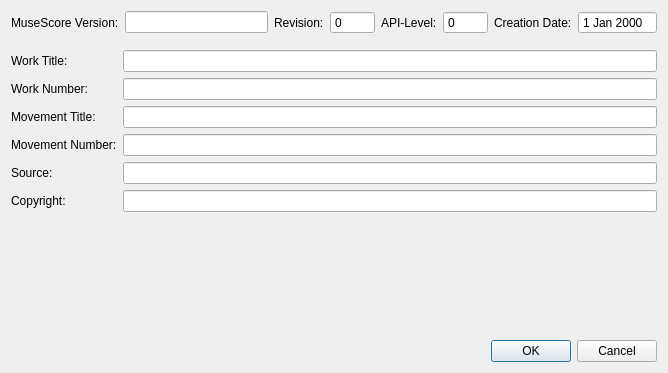
<?xml version="1.0" encoding="UTF-8"?>
<ui version="4.0">
 <class>MetaEditDialog</class>
 <widget class="QDialog" name="MetaEditDialog">
  <property name="geometry">
   <rect>
    <x>0</x>
    <y>0</y>
    <width>668</width>
    <height>373</height>
   </rect>
  </property>
  <property name="windowTitle">
   <string>Dialog</string>
  </property>
  <layout class="QGridLayout" name="gridLayout">
   <item row="1" column="0">
    <widget class="QLabel" name="label">
     <property name="text">
      <string>Work Title:</string>
     </property>
    </widget>
   </item>
   <item row="1" column="1">
    <widget class="QLineEdit" name="workTitle"/>
   </item>
   <item row="2" column="0">
    <widget class="QLabel" name="label_2">
     <property name="text">
      <string>Work Number:</string>
     </property>
    </widget>
   </item>
   <item row="2" column="1">
    <widget class="QLineEdit" name="workNumber"/>
   </item>
   <item row="5" column="0">
    <widget class="QLabel" name="label_5">
     <property name="text">
      <string>Source:</string>
     </property>
    </widget>
   </item>
   <item row="5" column="1">
    <widget class="QLineEdit" name="source"/>
   </item>
   <item row="7" column="0">
    <spacer name="verticalSpacer">
     <property name="orientation">
      <enum>Qt::Vertical</enum>
     </property>
     <property name="sizeHint" stdset="0">
      <size>
       <width>20</width>
       <height>136</height>
      </size>
     </property>
    </spacer>
   </item>
   <item row="3" column="0">
    <widget class="QLabel" name="label_3">
     <property name="text">
      <string>Movement Title:</string>
     </property>
    </widget>
   </item>
   <item row="3" column="1">
    <widget class="QLineEdit" name="movementTitle"/>
   </item>
   <item row="4" column="0">
    <widget class="QLabel" name="label_4">
     <property name="text">
      <string>Movement Number:</string>
     </property>
    </widget>
   </item>
   <item row="4" column="1">
    <widget class="QLineEdit" name="movementNumber"/>
   </item>
   <item row="8" column="1">
    <widget class="QDialogButtonBox" name="buttonBox">
     <property name="orientation">
      <enum>Qt::Horizontal</enum>
     </property>
     <property name="standardButtons">
      <set>QDialogButtonBox::Cancel|QDialogButtonBox::Ok</set>
     </property>
    </widget>
   </item>
   <item row="6" column="0">
    <widget class="QLabel" name="label_6">
     <property name="text">
      <string>Copyright:</string>
     </property>
    </widget>
   </item>
   <item row="6" column="1">
    <widget class="QLineEdit" name="copyright"/>
   </item>
   <item row="0" column="0" colspan="2">
    <layout class="QHBoxLayout" name="horizontalLayout">
     <property name="topMargin">
      <number>0</number>
     </property>
     <property name="bottomMargin">
      <number>10</number>
     </property>
     <item>
      <widget class="QLabel" name="label_7">
       <property name="text">
        <string>MuseScore Version:</string>
       </property>
      </widget>
     </item>
     <item>
      <widget class="QLineEdit" name="version"/>
     </item>
     <item>
      <widget class="QLabel" name="label_8">
       <property name="text">
        <string>Revision:</string>
       </property>
      </widget>
     </item>
     <item>
      <widget class="QSpinBox" name="revision">
       <property name="readOnly">
        <bool>true</bool>
       </property>
       <property name="buttonSymbols">
        <enum>QAbstractSpinBox::NoButtons</enum>
       </property>
       <property name="maximum">
        <number>99999</number>
       </property>
      </widget>
     </item>
     <item>
      <widget class="QLabel" name="label_9">
       <property name="text">
        <string>API-Level:</string>
       </property>
      </widget>
     </item>
     <item>
      <widget class="QSpinBox" name="level">
       <property name="buttonSymbols">
        <enum>QAbstractSpinBox::NoButtons</enum>
       </property>
       <property name="maximum">
        <number>99999</number>
       </property>
      </widget>
     </item>
     <item>
      <widget class="QLabel" name="label_10">
       <property name="text">
        <string>Creation Date:</string>
       </property>
      </widget>
     </item>
     <item>
      <widget class="QDateEdit" name="date">
       <property name="readOnly">
        <bool>true</bool>
       </property>
       <property name="buttonSymbols">
        <enum>QAbstractSpinBox::NoButtons</enum>
       </property>
      </widget>
     </item>
    </layout>
   </item>
  </layout>
 </widget>
 <resources/>
 <connections>
  <connection>
   <sender>buttonBox</sender>
   <signal>accepted()</signal>
   <receiver>MetaEditDialog</receiver>
   <slot>accept()</slot>
   <hints>
    <hint type="sourcelabel">
     <x>248</x>
     <y>254</y>
    </hint>
    <hint type="destinationlabel">
     <x>157</x>
     <y>274</y>
    </hint>
   </hints>
  </connection>
  <connection>
   <sender>buttonBox</sender>
   <signal>rejected()</signal>
   <receiver>MetaEditDialog</receiver>
   <slot>reject()</slot>
   <hints>
    <hint type="sourcelabel">
     <x>316</x>
     <y>260</y>
    </hint>
    <hint type="destinationlabel">
     <x>286</x>
     <y>274</y>
    </hint>
   </hints>
  </connection>
 </connections>
</ui>
